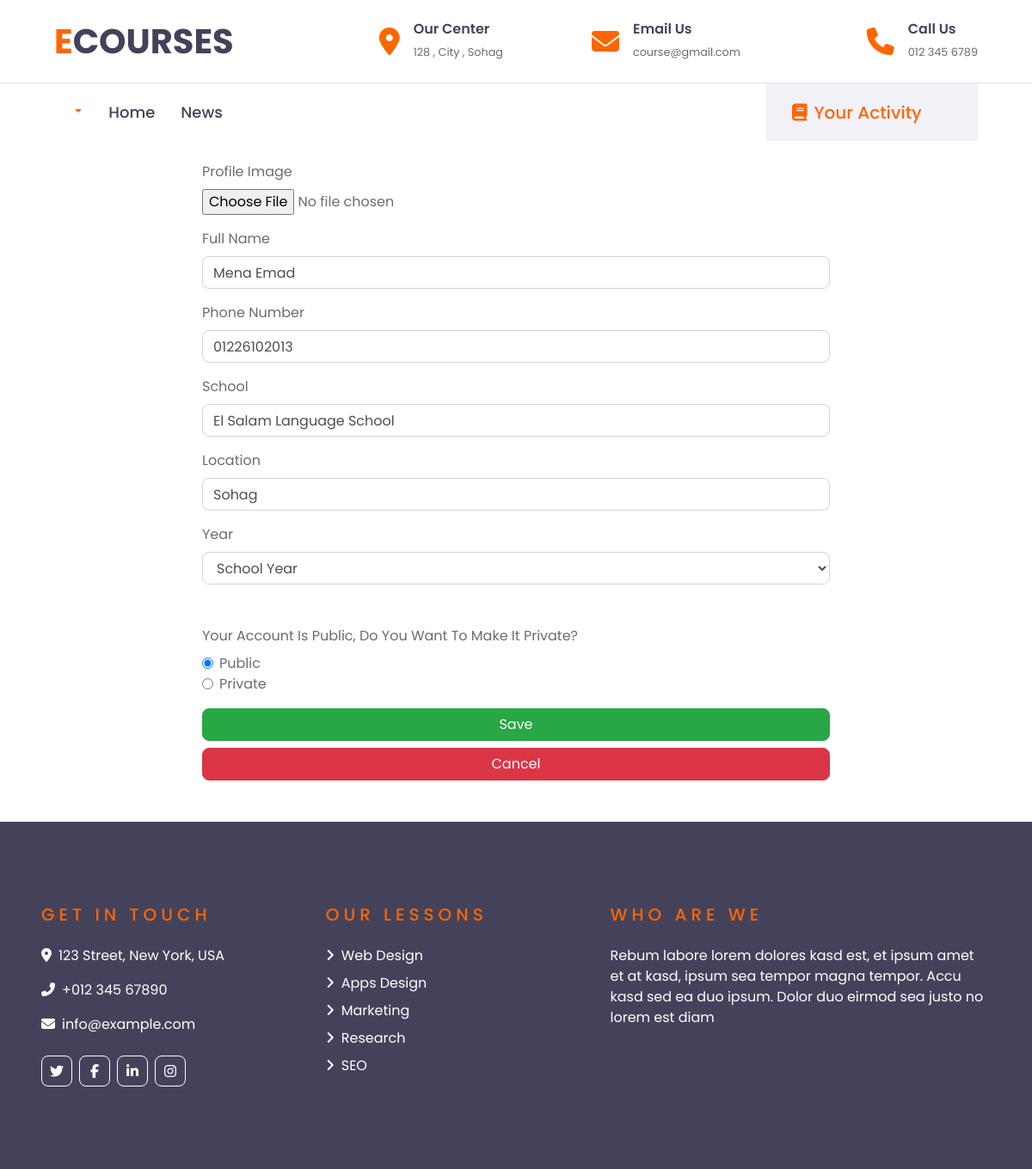
Screenshot of /settings (signed in) with the database file from the repository.
### core/models.py (models this page shows, shortened)
class Profile(models.Model):
    user = models.ForeignKey(User, on_delete=models.CASCADE)
    id_user = models.IntegerField()
    name = models.CharField(max_length=100, blank=True , null=True)
    school = models.TextField(blank=True)
    image = models.ImageField(upload_to='profile_images', default='blank-profile-picture.png')
    location = models.CharField(max_length=100, blank=True)
    phone = models.CharField(max_length=100, blank=True , null=True)
    class years(models.TextChoices):
        first = 'first',
        second = 'second',
        third = 'third',
        none = 'none',
    year = models.CharField(max_length=25, choices=years.choices, default=years.none,  blank=True , null=True)
    money = models.IntegerField(editable=True , default='0')
    no_of_buys = models.IntegerField(default=0)
    public = models.BooleanField(default=True)
    join_date = models.DateTimeField(default=datetime.now)
    premium = models.BooleanField(default=True)
    instructor = models.BooleanField(default=False)
    admin = models.BooleanField(default=False)
    class subjects(models.TextChoices):
        arabic = 'arabic',
        english = 'english',
        math = 'math',
        physics = 'physics',
        chemistry = 'chemistry',
        biology = 'biology',
        french = 'french',
        german = 'german',
        student = 'student'
    subject = models.CharField(max_length=25, choices=subjects.choices, default=subjects.student, null=True,  blank=True)

### core/views.py (the view, shortened to what this page needs)
# urls.py: path('settings', views.settings, name='settings'),
@login_required(login_url='signin')
def settings(request):
    user_profile = Profile.objects.get(user=request.user)
    return render(request, 'accounts/edit-profile.html', {'user_profile': user_profile})

### templates/accounts/edit-profile.html (shortened to what this page needs)
{% extends "base.html" %}
{% load static %}
{% block content %}
<body>
    {% if user_profile.instructor == True %}
    <div class="container-fluid py-5">
        <div class="container py-5">
            <div class="row justify-content-center">
                <div class="col-lg-8">
                    <div class="contact-form bg-secondary rounded p-5 text-center">
                        <div id="success"></div>
                        <p style="font-size: 23px;">Students Only Visit This Page</p>
                        <a href="/settings-teacher" class="btn btn-success mt-3 w-100">Profile Settings</a>
                    </div>
                </div>
            </div>
        </div>
    </div>
    {% else %}
    <div class="container mt-4 mb-5">
        <form action="" method="post" enctype="multipart/form-data">
            <div class="row justify-content-center">
                <div class="col-8">
                    <div class="form-group">
                        <label for="exampleFormControlFile1">Profile Image</label>
                        <input type="file" name="image" class="form-control-file" id="exampleFormControlFile1">
                    </div>
                </div>
                <div class="col-8">
                    <div class="form-group">
                        <label for="name">Full Name</label>
                        <input id="name" class="form-control" name="name" value="{{user_profile.name}}" type="text"
                            placeholder="Enter Your Name">
                    </div>
                </div>
                <div class="col-8">
                    <div class="form-group">
                        <label for="bio">Phone Number</label>
                        <input id="bio" class="form-control" name="phone" value="{{user_profile.phone}}" type="text"
                            placeholder="Enter Your Phone Number">
                    </div>
                </div>
                <div class="col-8">
                    <div class="form-group">
                        <label for="bio">School</label>
                        <input id="bio" class="form-control" name="school" value="{{user_profile.school}}" type="text"
                            placeholder="Enter Your School Name">
                    </div>
                </div>
                <div class="col-8">
                    <div class="form-group">
                        <label for="location"> Location</label>
                        <input id="location" class="form-control" name="location" value="{{user_profile.location}}"
                            type="text" placeholder="Enter Your Location">
                    </div>
                </div>
                <div class="col-8">
                    <label for="year">Year</label>
                    <select class="form-control" id="year" name="year">
                        <option value="none">School Year</option>
                    </select>
                </div>
                <div class="col-8">
                    {% if user_profile.public == True %}
                    <label class="mt-5">Your Account Is Public, Do You Want To Make It Private?</label>
                    <div class="form-check">
                        <input class="form-check-input" value="True" type="radio" name="public" id="flexRadioDefault1"
                            checked>
                        <label class="form-check-label" for="flexRadioDefault1">
                            Public
                        </label>
                    </div>
                    <div class="form-check">
                        <input class="form-check-input" value="False" type="radio" name="public" id="flexRadioDefault2">
                        <label class="form-check-label" for="flexRadioDefault2">
                            Private
                        </label>
                    </div>
                    {% endif %}
                </div>
                <div class="col-8">
                    <button type="submit" class="btn btn-success w-100 mb-2 mt-3">Save</button>
                    <a class="btn btn-danger w-100" style="text-decoration: none;"
                        href="/profile/{{user.username}}">Cancel</a>
                </div>
            </div>
        </form>
    </div>
    {% endif %}
</body>
{% endblock content %}

### rows the page displays
Profile: name "Mena Emad", phone "01226102013", school "El Salam Language School", location "Sohag"
